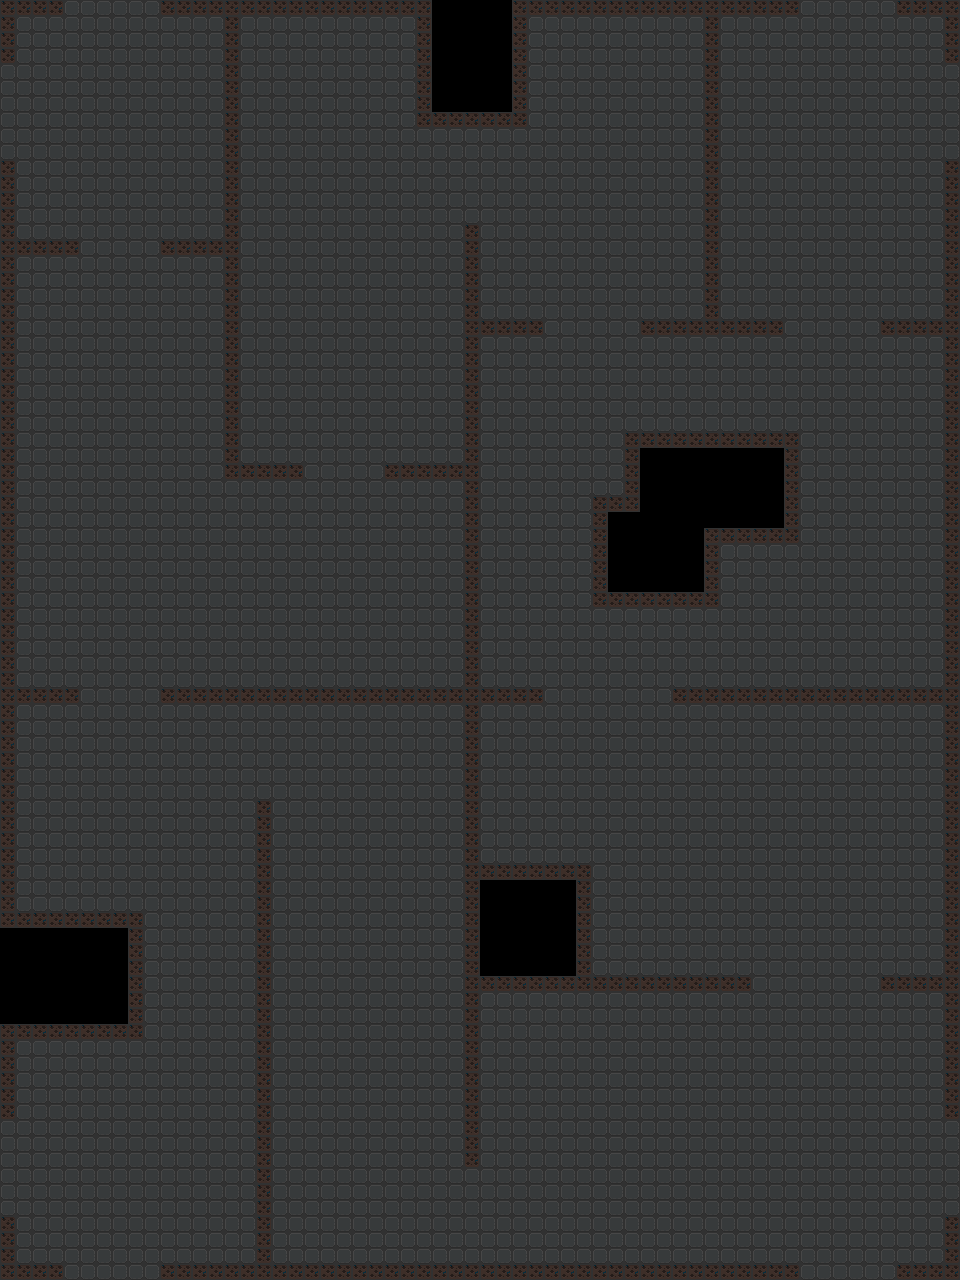

This is a level from a 2D game, rendered from its Tiled map with the project's own tilesets. A one-line summary and the map file follow, with tile-layer data summarised:
An orthogonal 60x80 tile map with 16x16 px tiles, 2 tile layers (ground, walls), 2 tilesets and 20 objects (9x aiGroup, 8x blockOpening, 2x levelExit, checkPoint).

<map version="1.2" tiledversion="1.2.1" orientation="orthogonal" renderorder="right-down" width="60" height="80" tilewidth="16" tileheight="16" infinite="0" nextlayerid="6" nextobjectid="58">
 <tileset firstgid="1" source="action rpg.tsx" />
 <tileset firstgid="23" source="home-base.tsx" />
 <layer id="1" name="ground" width="60" height="80">
  <data>[4800 cells, 4606 non-empty, 1 distinct tile ids]</data>
 </layer>
 <layer id="2" name="walls" width="60" height="80">
  <properties>
   <property name="blockType" value="m" />
  </properties>
  <data>[4800 cells, 550 non-empty, 1 distinct tile ids]</data>
 </layer>
 <objectgroup color="#06cddf" id="3" name="environment">
  <object id="25" name="block opening" type="blockOpening" x="64" y="0" width="96" height="16" />
  <object id="26" name="block opening" type="blockOpening" x="0" y="64" width="16" height="96" />
  <object id="27" name="block opening" type="blockOpening" x="800" y="0" width="96" height="16" />
  <object id="28" name="block opening" type="blockOpening" x="944" y="64" width="16" height="96" />
  <object id="29" name="block opening" type="blockOpening" x="944" y="1120" width="16" height="96" />
  <object id="30" name="block opening" type="blockOpening" x="0" y="1120" width="16" height="96" />
  <object id="31" name="block opening" type="blockOpening" x="64" y="1264" width="96" height="16" />
  <object id="32" name="block opening" type="blockOpening" x="800" y="1264" width="96" height="16" />
 </objectgroup>
 <objectgroup color="#ff00ff" id="5" name="transition-points">
  <object id="53" name="check point" type="checkPoint" x="112" y="112">
   <properties>
    <property name="direction" type="int" value="0" />
   </properties>
   <point />
  </object>
  <object id="56" name="transition point" type="levelExit" x="64" y="160" width="16" height="16">
   <properties>
    <property name="direction" type="int" value="3" />
   </properties>
  </object>
  <object id="57" name="transition point" type="levelExit" x="160" y="160" width="16" height="16">
   <properties>
    <property name="direction" type="int" value="3" />
   </properties>
  </object>
 </objectgroup>
 <objectgroup color="#ffff00" id="4" name="spawn-points">
  <object id="1" name="ai-group" type="aiGroup" x="280" y="91" width="53" height="53">
   <properties>
    <property name="groupSize" type="int" value="4" />
   </properties>
   <ellipse />
  </object>
  <object id="5" name="ai-group" type="aiGroup" x="77" y="345" width="53" height="53">
   <properties>
    <property name="groupSize" type="int" value="2" />
   </properties>
   <ellipse />
  </object>
  <object id="6" name="ai-group" type="aiGroup" x="593" y="148" width="53" height="53">
   <properties>
    <property name="groupSize" type="int" value="4" />
   </properties>
   <ellipse />
  </object>
  <object id="7" name="ai-group" type="aiGroup" x="262" y="580" width="53" height="53">
   <properties>
    <property name="groupSize" type="int" value="3" />
   </properties>
   <ellipse />
  </object>
  <object id="8" name="ai-group" type="aiGroup" x="176" y="959" width="53" height="53">
   <properties>
    <property name="groupSize" type="int" value="4" />
   </properties>
   <ellipse />
  </object>
  <object id="9" name="ai-group" type="aiGroup" x="550" y="1056" width="53" height="53">
   <properties>
    <property name="groupSize" type="int" value="4" />
   </properties>
   <ellipse />
  </object>
  <object id="10" name="ai-group" type="aiGroup" x="810" y="589" width="53" height="53">
   <properties>
    <property name="groupSize" type="int" value="5" />
   </properties>
   <ellipse />
  </object>
  <object id="11" name="ai-group" type="aiGroup" x="349" y="767" width="53" height="53">
   <properties>
    <property name="groupSize" type="int" value="4" />
   </properties>
   <ellipse />
  </object>
  <object id="24" name="ai-group" type="aiGroup" x="677" y="823" width="53" height="53">
   <properties>
    <property name="groupSize" type="int" value="4" />
   </properties>
   <ellipse />
  </object>
 </objectgroup>
</map>
